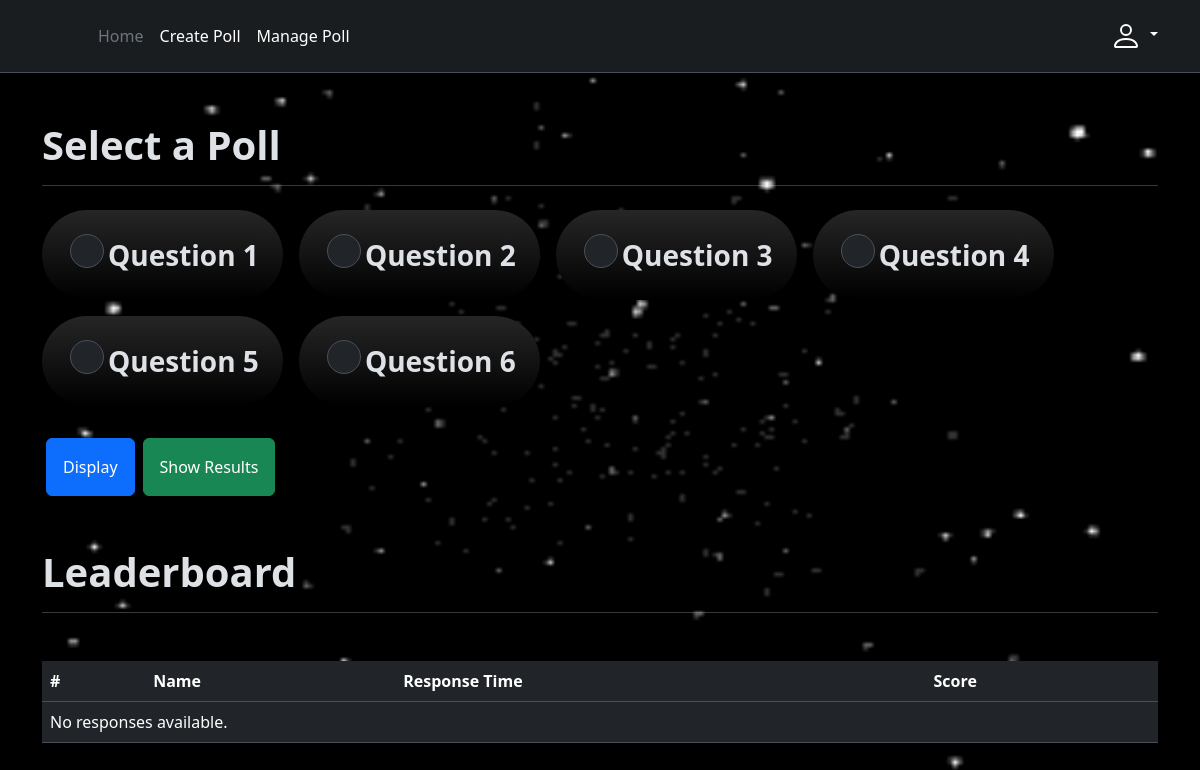
The page /staff/ (signed in) on the database its author committed.
### home/models.py (models this page shows, shortened)
class Poll(models.Model):
    title = models.CharField(max_length=200)
    description = models.TextField()
    created_at = models.DateTimeField(auto_now_add=True)
    valid_till = models.DateTimeField()
    quiz_visible = models.BooleanField(default=False)
    quiz_complete =  models.BooleanField(default=False)

### staff/views.py (the view, shortened to what this page needs)
# urls.py: path('', views.select_poll, name='select_poll'),
@login_required
def select_poll(request):
    selected_poll_id = None
    action = request.POST.get('action')
    polls = Poll.objects.all()
    if selected_poll_id:
        responses = Response.objects.filter(poll_id=selected_poll_id).order_by('-score', 'submit_time')
    else:
        responses = Response.objects.none()  # No responses if no poll is selected
    return render(request, 'select_poll.html', {
        'polls': polls,
        'selected_poll_id': selected_poll_id,
        'responses': responses
    })

### staff/templates/select_poll.html (shortened to what this page needs)
{% extends "layout.html" %}
{% block content %}
<div class="container mt-5">
    <h1 class="mb-1 fw-bolder">Select a Poll</h1>
    <hr class="mb-4">
    <form method="post" class="d-flex flex-wrap">
        {% for poll in polls %}
            <div class="form-check bg-black text-center p-4 mb-3 bg-gradient me-3 rounded-pill">
                <input class="form-check-input p-3 my-0 mx-1" type="radio" name="poll" id="poll{{ poll.id }}" value="{{ poll.id }}" {% if poll.id|stringformat:"s" == selected_poll_id %}checked{% endif %}>
                <label class="form-check-label fw-bolder fs-3" for="poll{{ poll.id }}">
                    {{ poll.title }}
                </label>
            </div>
        {% endfor %}
        <button type="submit" name="action" value="display" class="btn btn-primary mt-3 m-1 p-3">Display</button>
        <button type="submit" name="action" value="show_results" class="btn btn-success mt-3 m-1 p-3 ">Show Results</button>
    </form>
</div>
<div class="container mt-5">
    <h1 class="fw-bolder">Leaderboard</h1>
    <hr class="mb-5">
    <table class="table">
        <thead>
          <tr>
            <th scope="col">#</th>
            <th scope="col">Name</th>
            <th scope="col">Response Time</th>
            <th scope="col">Score</th>
          </tr>
        </thead>
        <tbody id="leaderboard-table">
          {% for response in responses %}
          <tr>
            <th scope="row">{{ forloop.counter }}</th>
            <td>{{ response.user_info.name }}</td>
            <td>{{ response.submit_time }}</td>
            <td>{{ response.score }}</td>
          </tr>
          {% empty %}
          <tr>
            <td colspan="4">No responses available.</td>
          </tr>
          {% endfor %}
        </tbody>
    </table>
</div>
{% endblock %}

### static/layout.css (style rules this page uses)
body { margin: 40%; height: 100vh; background-image: url('space-bg.gif'); background-size: cover; background-repeat: no-repeat; background-position: center; background-attachment: fixed; }

### rows shown on the page
Poll: poll "☐ Question 1", title "Question 1"
Poll: poll "☐ Question 2", title "Question 2"
Poll: poll "☐ Question 3", title "Question 3"
Poll: poll "☐ Question 4", title "Question 4"
Poll: poll "☐ Question 5", title "Question 5"
Poll: poll "☐ Question 6", title "Question 6"
